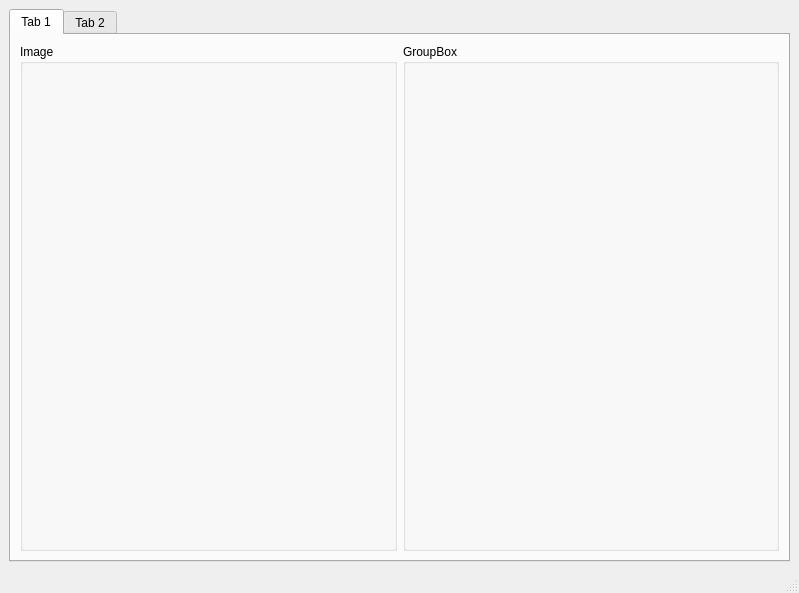
<?xml version="1.0" encoding="UTF-8"?>
<ui version="4.0">
 <class>MainWindow</class>
 <widget class="QMainWindow" name="MainWindow">
  <property name="geometry">
   <rect>
    <x>0</x>
    <y>0</y>
    <width>799</width>
    <height>593</height>
   </rect>
  </property>
  <property name="windowTitle">
   <string>MainWindow</string>
  </property>
  <widget class="QWidget" name="centralwidget">
   <layout class="QHBoxLayout" name="horizontalLayout">
    <item>
     <widget class="QTabWidget" name="tabWidget">
      <property name="currentIndex">
       <number>0</number>
      </property>
      <widget class="QWidget" name="tab">
       <attribute name="title">
        <string>Tab 1</string>
       </attribute>
       <layout class="QHBoxLayout" name="horizontalLayout_2">
        <item>
         <widget class="QGroupBox" name="groupBox">
          <property name="title">
           <string>Image</string>
          </property>
         </widget>
        </item>
        <item>
         <widget class="QGroupBox" name="groupBox_2">
          <property name="title">
           <string>GroupBox</string>
          </property>
         </widget>
        </item>
       </layout>
      </widget>
      <widget class="QWidget" name="tab_2">
       <attribute name="title">
        <string>Tab 2</string>
       </attribute>
      </widget>
     </widget>
    </item>
   </layout>
  </widget>
  <widget class="QMenuBar" name="menubar">
   <property name="geometry">
    <rect>
     <x>0</x>
     <y>0</y>
     <width>799</width>
     <height>24</height>
    </rect>
   </property>
  </widget>
  <widget class="QStatusBar" name="statusbar"/>
 </widget>
 <resources/>
 <connections/>
</ui>
